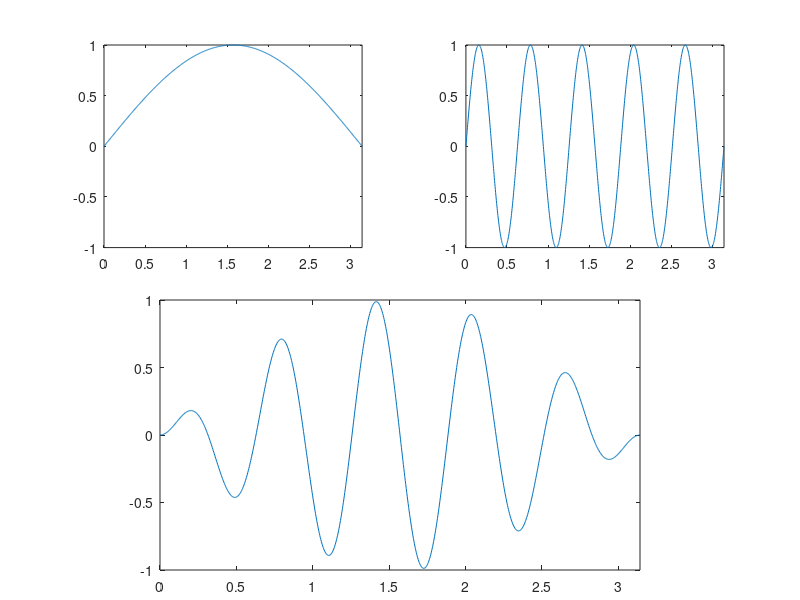

The MATLAB source for this figure:
x=pi*(0:1000)/1000;
y1=sin(x);
y2=sin(10*x);
y12=sin(x).*sin(10*x);
figure;
subplot(2,2,1),plot(x,y1),axis([0 pi -1 1])
subplot(2,2,2),plot(x,y2),axis([0 pi -1 1])
subplot('position',[0.2 0.05 0.6 0.45])
plot(x,y12),axis([0 pi -1 1])
